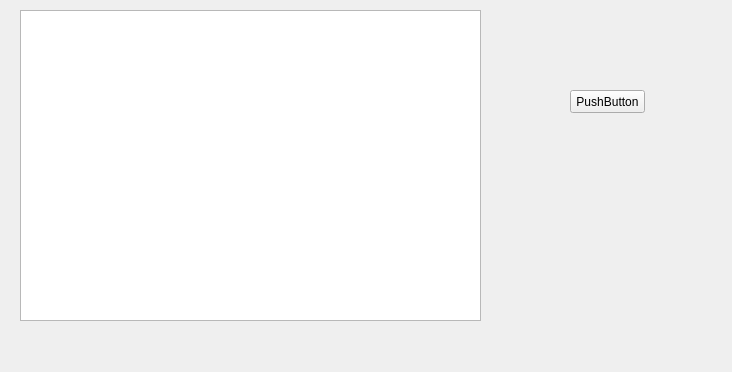
<?xml version="1.0" encoding="UTF-8"?>
<ui version="4.0">
 <class>Simu</class>
 <widget class="QWidget" name="Simu">
  <property name="geometry">
   <rect>
    <x>0</x>
    <y>0</y>
    <width>732</width>
    <height>372</height>
   </rect>
  </property>
  <property name="windowTitle">
   <string>Form</string>
  </property>
  <widget class="QPushButton" name="pushButton">
   <property name="geometry">
    <rect>
     <x>570</x>
     <y>90</y>
     <width>75</width>
     <height>23</height>
    </rect>
   </property>
   <property name="text">
    <string>PushButton</string>
   </property>
  </widget>
  <widget class="Scope" name="graphicsView">
   <property name="geometry">
    <rect>
     <x>20</x>
     <y>10</y>
     <width>461</width>
     <height>311</height>
    </rect>
   </property>
  </widget>
 </widget>
 <customwidgets>
  <customwidget>
   <class>Scope</class>
   <extends>QGraphicsView</extends>
   <header location="global">scope.h</header>
  </customwidget>
 </customwidgets>
 <resources/>
 <connections/>
</ui>
